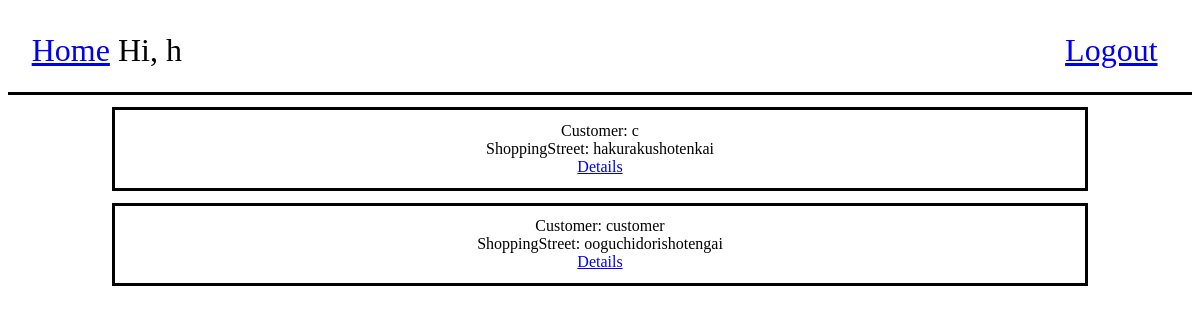
Page /helper_orders/ (signed in) on the earlier database version.
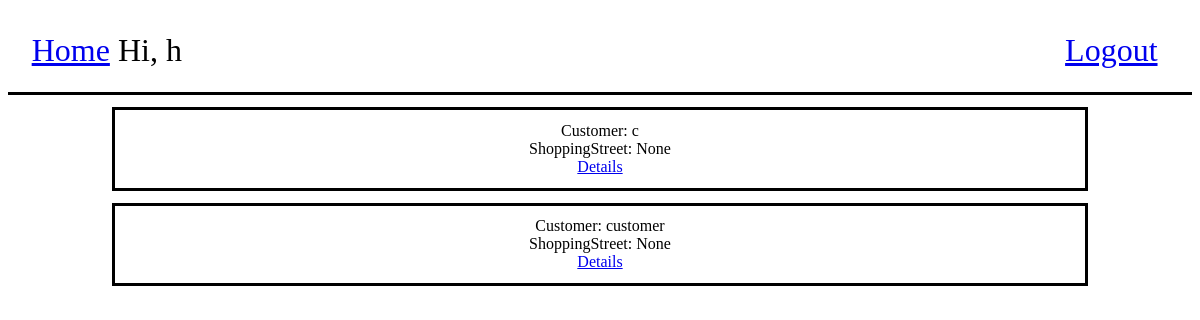
Same page on the later database version.
### yocalshops/models.py (models this page shows)
class Customer(models.Model):
    user = models.OneToOneField(User, null=True, on_delete=models.CASCADE)
    name = models.CharField(max_length=100, null=True)
    address = models.CharField(max_length=100, null=True)
    shoppingstreet = models.ForeignKey(
        ShoppingStreet, null=True, on_delete=models.SET_NULL)
    STATUS = (
        ("Pending", "Pending"),
        ("On The way", "On The Way")
    )
    status = models.CharField(max_length=200, null=True, choices=STATUS)
    helper = models.ForeignKey(
        Helper, null=True, on_delete=models.SET_NULL)
    def __str__(self):
        return str(self.name)

class ShoppingStreet(models.Model):
    name = models.CharField(max_length=200, null=True)
    ward = models.CharField(max_length=200, null=True)
    town = models.CharField(max_length=200, null=True)
    latitude = models.FloatField()
    longitude = models.FloatField()
    def __str__(self):
        return str(self.name)

### yocalshops/decorators.py (the view)
        def wrapper_func(request, *args, **kwargs):
            group = None
            if request.user.groups.exists():
                group = request.user.groups.all()[0].name
            if group in allowed_roles:
                return(view_func(request, *args, *kwargs))
            else:
                return HttpResponse("You are not authorized to view this page")

### yocalshops/views.py (called while the page is built)
@allowed_users(allowed_roles=["admin", "helper"])
@login_required(login_url="login")
def helper_orders(request):
    customers = Customer.objects.filter(status="Pending")
    context = {"customers": customers}
    return render(request, "yocalshops/helper_orders.html", context)

### yocalshops/templates/yocalshops/helper_orders.html (shortened to what this page needs)
<!DOCTYPE html>
<html lang="en">
    <head>
    </head>
    <body style = "background: white">
        <div class="top">
            <header style="font-size: 200%;">
                <a href="{% url 'helper_home' %}">Home</a> Hi, {{ request.user }}
                <a href="{% url 'logout' %}", style="margin-left:77%;">Logout</a>
            </header>
        </div>
        {% for name in customers %}
            <div class="orders">
                Customer: {{ name }}
                <br>
                ShoppingStreet: {{ name.shoppingstreet }}
                <br>
                <a href="{% url 'helper_details' name.id %}">Details</a>
            </div>
        {% endfor %}
    </body>
</html>

Differences in the rows shown:
changed Customer (number 1 of 2 on the later page): shoppingstreet "hakurakushotenkai" → "None"
changed Customer "customer": shoppingstreet "ooguchidorishotengai" → "None"
